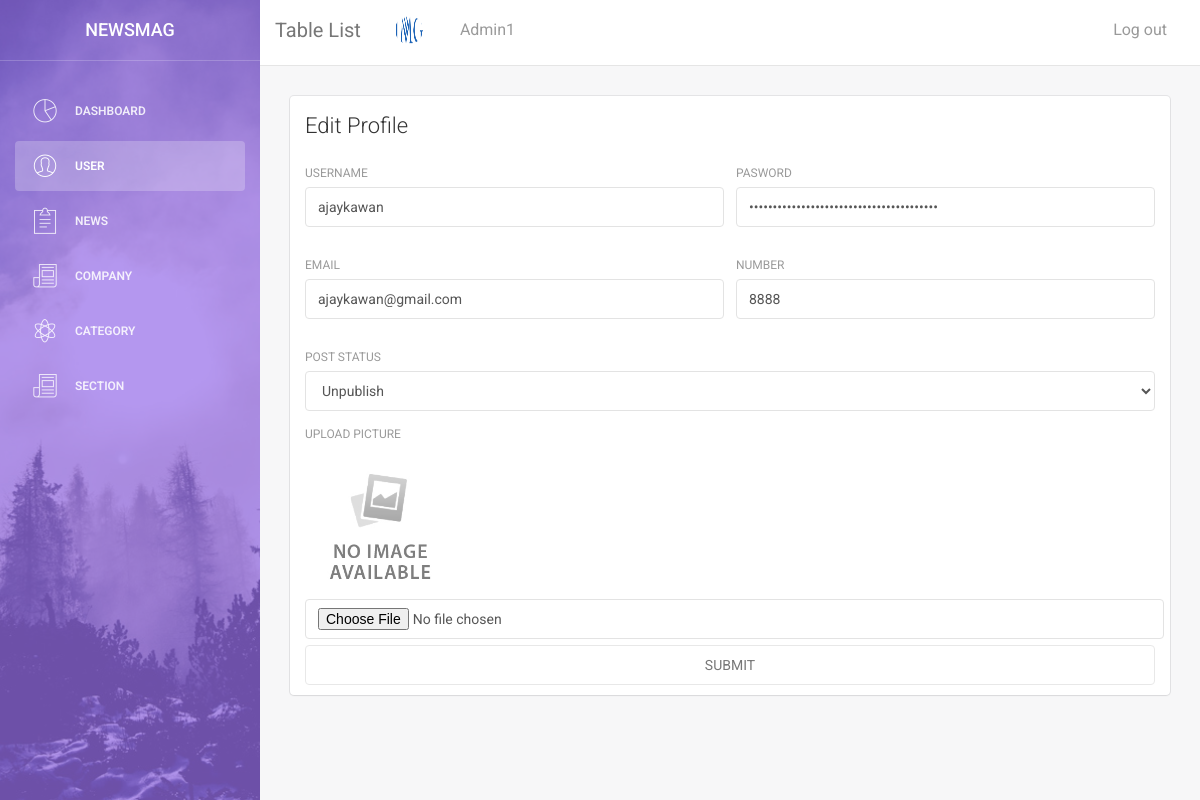
Screenshot of /admin/useredit.php?id=53 (signed in) with the database file from the repository.
### tables this page shows
CREATE TABLE `myuser` (
  `status` int(11) NOT NULL DEFAULT '0',
  `id` int(11) NOT NULL,
  `user` varchar(60) NOT NULL,
  `password` varchar(60) NOT NULL,
  `email` varchar(60) NOT NULL,
  `number` varchar(60) NOT NULL,
  `media` varchar(69) NOT NULL
);

### admin/valid.php (called while the page is built, shortened)
<?php
if(isset($_COOKIE['username'])){
	$userPass = $_COOKIE['username'];
}else{
	$userPass = $_SESSION['username'];
}
$objs = new Connection();
$objs->connect();
			$sql = "SELECT * FROM  `myuser` WHERE `email` = '".$userPass."'";
			$query = $objs::$con->query($sql);
			$db_value = $query->fetch(PDO::FETCH_ASSOC);
?>

### admin/useredit.php (the view, shortened to what this page needs)
<?php
require_once('valid.php');
?>
<?php
$editobj = new Connection();
$editobj->connect();
$id = $_GET['id'];
$result = $editobj::$con->query("SELECT * FROM myuser WHERE id ={$id}");
$data = $result->fetch(PDO::FETCH_ASSOC);
?>
<!doctype html>
<html lang="en">
<head>
    <link href="assets/css/bootstrap.min.css" rel="stylesheet" />
    <link href="assets/css/animate.min.css" rel="stylesheet"/>
    <link href="assets/css/light-bootstrap-dashboard.css" rel="stylesheet"/>
    <link href="assets/css/demo.css" rel="stylesheet" />
    <link href="http://maxcdn.bootstrapcdn.com/font-awesome/4.2.0/css/font-awesome.min.css" rel="stylesheet">
    <link href="assets/css/pe-icon-7-stroke.css" rel="stylesheet" />
</head>
<body>
    <div class="wrapper">
        <div class="sidebar">
            <div class="sidebar-wrapper" style="background-image: url('assets/img/sidebar-5.jpg');
            background-repeat: no-repeat; background-position: center; background-size: cover;">
            <div style="background: rgba(147,104,233,0.68); height: 100vh">
                <div class="logo">
                    <a href="#" class="simple-text">
                       NEWSMAG
                    </a>
                </div>
                <ul class="nav">
                 <li>
                    <a href="dashboard.php">
                        <i class="pe-7s-graph"></i>
                        <p>Dashboard</p>
                    </a>
                </li>
                <li class="active">
                    <a href="usertable.php">
                        <i class="pe-7s-user"></i>
                        <p>User</p>
                    </a>
                </li>
                <li>
                    <a href="Newstable.php">
                        <i class="pe-7s-note2"></i>
                        <p>News</p>
                    </a>
                </li>
                <li>
                    <a href="Companytable.php">
                        <i class="pe-7s-news-paper"></i>
                        <p>Company</p>
                    </a>
                </li>
                <li>
                    <a href="Categorytable.php">
                        <i class="pe-7s-science"></i>
                        <p>Category</p>
                    </a>
                </li>
                <li>
                    <a href="sectiontable.php">
                          <i class="pe-7s-news-paper"></i>
                        <p>section</p>
                    </a>
                </li>
            </ul>
        </div>
    </div>
</div>
<div class="main-panel">
    <nav class="navbar navbar-default navbar-fixed">
        <div class="container-fluid">
            <div class="navbar-header">
                <a class="navbar-brand" href="#">Table List</a>
            </div>
            <div class="collapse navbar-collapse">
                <ul class="nav navbar-nav navbar-left">
                    <li>
                     <a href="">
                        <img src="assets/img/<?php echo $db_value['media'];?>" width="30px" height="30px" style="border-radius: 100%; border: 1px solid #fff; margin-top: -5px">
                    </a>
                </li>
                <li>
                            <a href="#">
                                <?php
                               echo ucfirst($db_value['user']);
    ?>
                            </a>
                        </li>
            </ul>
            <ul class="nav navbar-nav navbar-right">
                <li>
                    <a href="logout.php">
                        Log out
                    </a>
                </li>
            </ul>
        </div>
    </div>
</nav>
<div class="content">
    <div class="container-fluid">
        <div class="row">
            <div class="col-md-12">
                <div class="card">
                    <div class="header">
                        <h4 class="title">Edit Profile</h4>
                    </div>
                    <div class="content">
                        <form method="post" action="function.php" enctype="multipart/form-data">
                            <div class="row">
                                <div class="col-md-6">
                                    <div class="form-group">
                                        <label>Username</label>
                                        <input type="text" name="user" value="<?php echo $data['user'];?>" class="form-control" required>
                                    </div>
                                </div>
                                <div class="col-md-6 form-group">
                                    <label>Pasword</label>
                                    <input type="password" name="password" value="<?php echo $data['password'];?>" class="form-control" required>
                                </div>
                               </div>
                               <div class="row">
                                <div class="col-md-6 form-group">
                    <label>Email</label>
                    <input type="email" name="email" value="<?php echo $data['email'];?>" class="form-control" required>
                </div>
                <div class="col-md-6 form-group">
                    <label>Number</label>
                    <input type="number" name="number" value="<?php echo $data['number'];?>" class="form-control" required>
                </div>
                               </div>
                               <div class="row">
                               <div class="col-md-12">
                               <label>Post Status</label>
                    <select class="form-control" name="status">
                        <option value="0" <?php if($data['status'] == '0'){ ?> selected <?php }?> >Unpublish</option>
                    </select>
                               </div>
                </div>
                <div class="row">
                <div class="col-md-12">
                    <label for="media">Upload Picture</label>
                    <img src="assets/img/<?php echo $data['media'];?>" class="img-responsive" style="height:150px; width:150px;"/>
                   <input type="file" name="image" value="<?php echo $data['media'];?>" class="form-control">
                </div>
                </div>
                            <input type="submit" name="edit" value="SUBMIT" class="btn btn-success form-control">
                        </form>
                    </div>
                </div>
            </div>
        </div>
    </div>
</div>
</div>
</div>
</body>
</html>

### rows the page displays
myuser: media (picture), user "Admin1"
myuser: user "ajaykawan", email "ajaykawan@gmail.com", number "8888", status "Unpublish", media (picture)
